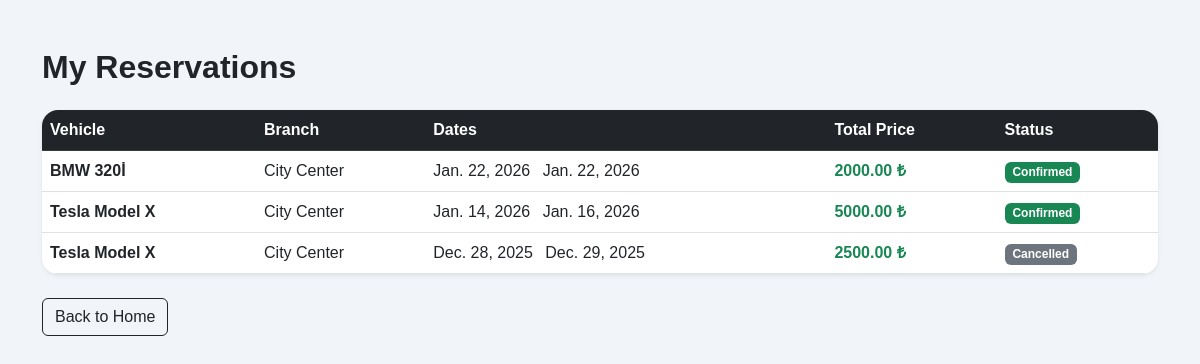
Page /my-reservations/ (signed in) on the committed database.
### vehicles/models.py (models this page shows, shortened)
class Reservation(models.Model):
    customer = models.ForeignKey(Customer, on_delete=models.CASCADE, related_name='reservations')
    vehicle = models.ForeignKey(Vehicle, on_delete=models.CASCADE, related_name='reservations')
    start_date = models.DateField()
    end_date = models.DateField()
    BRANCH_CHOICES = [
        ('City Center', 'City Center'),
        ('Airport', 'Airport'),
        ('Bus Station', 'Bus Station'),
    ]
    branch = models.CharField(max_length=50, choices=BRANCH_CHOICES, default='City Center')
    total_price = models.DecimalField(max_digits=10, decimal_places=2, blank=True, null=True)
    status = models.CharField(max_length=20, default='Pending Payment', choices=[
        ('Pending Payment', 'Pending Payment'),
        ('Confirmed', 'Confirmed'),
        ('Cancelled', 'Cancelled'),
        ('Completed', 'Completed')
    ])
    created_at = models.DateTimeField(auto_now_add=True)

class Vehicle(models.Model):
    brand = models.CharField(max_length=50)
    model = models.CharField(max_length=50)
    vehicle_type = models.CharField(max_length=50)
    daily_rate = models.DecimalField(max_digits=10, decimal_places=2)
    status = models.CharField(max_length=20, default='Available')
    image = models.ImageField(upload_to='vehicles/', blank=True, null=True)
    FUEL_CHOICES = [
        ('Gasoline', 'Gasoline'),
        ('Diesel', 'Diesel'),
        ('Electric', 'Electric'),
        ('Hybrid', 'Hybrid'),
    ]
    fuel_type = models.CharField(max_length=20, choices=FUEL_CHOICES, default='Gasoline', verbose_name="Fuel Type")
    TRANSMISSION_CHOICES = [
        ('Automatic', 'Automatic'),
        ('Manual', 'Manual'),
    ]
    transmission = models.CharField(max_length=20, choices=TRANSMISSION_CHOICES, default='Automatic', verbose_name="Transmission")
    seats = models.IntegerField(default=5, verbose_name="Seat Count")
    luggage = models.IntegerField(default=3, verbose_name="Luggage Capacity")

### vehicles/views.py (the view)
# urls.py: path('my-reservations/', views.my_reservations, name='my_reservations'),
@login_required
def my_reservations(request):
    reservations = Reservation.objects.filter(customer=request.user.customer).order_by('-created_at')
    return render(request, 'vehicles/my_reservations.html', {'reservations': reservations})

### vehicles/templates/vehicles/my_reservations.html (shortened to what this page needs)
<!DOCTYPE html>
<html lang="en">
<head>
    <link href="https://cdn.jsdelivr.net/npm/bootstrap@5.3.0/dist/css/bootstrap.min.css" rel="stylesheet">
</head>
<body>
<div class="container mt-5">
    <h2 class="mb-4 fw-bold">My Reservations</h2>
    {% if reservations %}
    <div class="card border-0 shadow-sm rounded-4 overflow-hidden">
        <table class="table table-hover mb-0">
            <thead class="table-dark">
                <tr>
                    <th>Vehicle</th>
                    <th>Branch</th>
                    <th>Dates</th>
                    <th>Total Price</th>
                    <th>Status</th>
                </tr>
            </thead>
            <tbody>
                {% for res in reservations %}
                <tr>
                    <td class="fw-bold">{{ res.vehicle.brand }} {{ res.vehicle.model }}</td>
                    <td>{{ res.branch }}</td>
                    <td>{{ res.start_date }}  {{ res.end_date }}</td>
                    <td class="text-success fw-bold">{{ res.total_price }} ₺</td>
                    <td>
                        {% if res.status == 'Confirmed' %}
                            <span class="badge bg-success">Confirmed</span>
                        {% elif res.status == 'Pending Payment' %}
                            <span class="badge bg-warning text-dark">Pending</span>
                        {% else %}
                            <span class="badge bg-secondary">{{ res.status }}</span>
                        {% endif %}
                    </td>
                </tr>
                {% endfor %}
            </tbody>
        </table>
    </div>
    {% else %}
        <div class="alert alert-info">You haven't made any reservations yet.</div>
    {% endif %}
    <div class="mt-4">
        <a href="{% url 'vehicle_list' %}" class="btn btn-outline-dark">Back to Home</a>
    </div>
</div>
</body>
</html>

### vehicles/templates/vehicles/my_reservations.html (style rules this page uses)
body { background-color: #f1f5f9; font-family: sans-serif; }

### rows in the picture
Reservation: vehicle.brand "BMW", vehicle.model "320İ", branch "City Center", start_date "Jan. 22, 2026", end_date "Jan. 22, 2026", total_price "2000.00", status "Confirmed"
Reservation: vehicle.brand "Tesla", vehicle.model "Model X", branch "City Center", start_date "Jan. 14, 2026", end_date "Jan. 16, 2026", total_price "5000.00", status "Confirmed"
Reservation: vehicle.brand "Tesla", vehicle.model "Model X", branch "City Center", start_date "Dec. 28, 2025", end_date "Dec. 29, 2025", total_price "2500.00", status "Cancelled"
